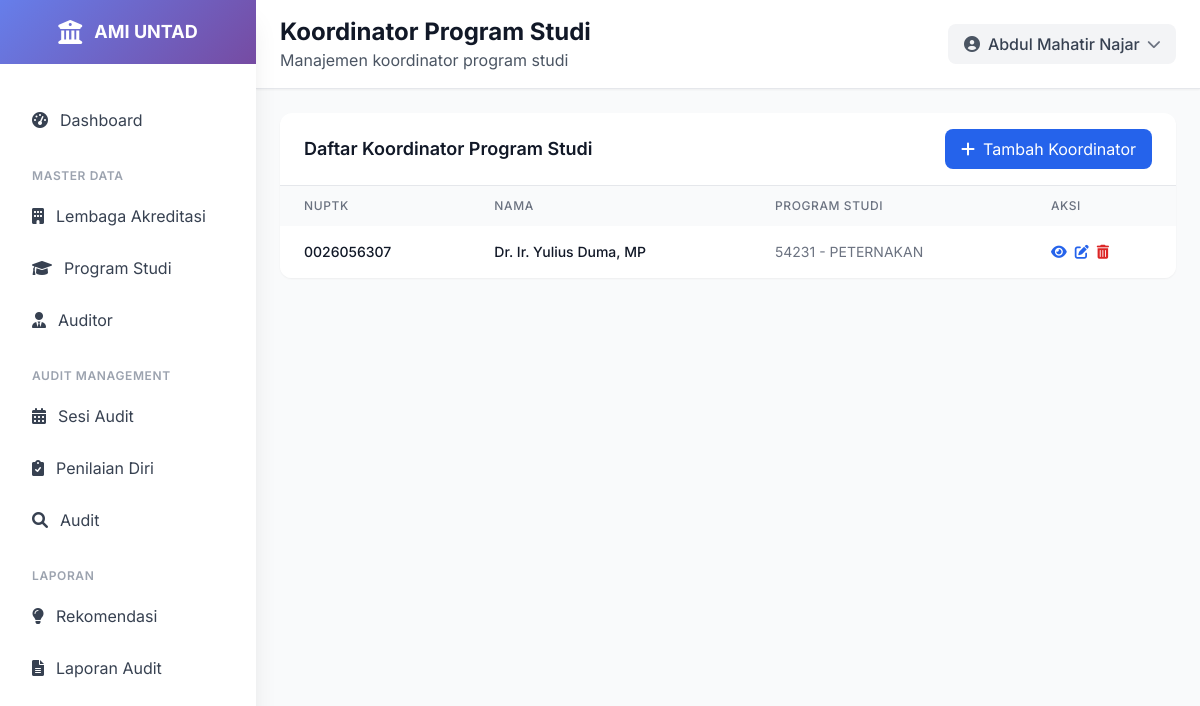
Page /koordinator/ (signed in) on the earlier database version.
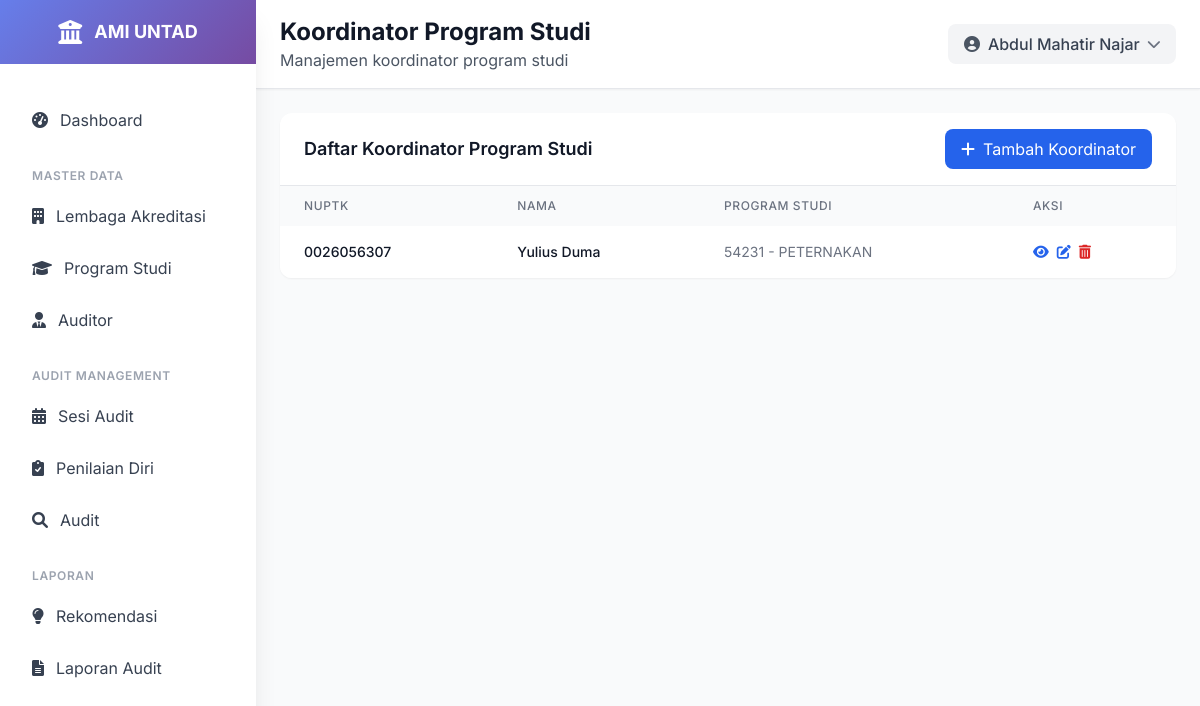
Same page on the later database version.
### ami/models.py (models this page shows, shortened)
class KoordinatorProgramStudi(models.Model):
    user = models.OneToOneField(User, on_delete=models.CASCADE)
    nuptk = models.CharField(max_length=20, unique=True)
    nama_lengkap = models.CharField(max_length=255)
    program_studi = models.ForeignKey(
        ProgramStudi,
        null=True,
        on_delete=models.SET_NULL,
        related_name='koordinators'
    )
    class Meta:
        verbose_name = "Koordinator Program Studi"
        verbose_name_plural = "Koordinator Program Studi"
        ordering = ['nama_lengkap']

class ProgramStudi(models.Model):
    lembaga_akreditasi = models.ForeignKey(LembagaAkreditasi, on_delete=models.PROTECT, related_name='program_studi')
    kode = models.CharField(max_length=10, unique=True)
    nama = models.CharField(max_length=255)
    fakultas = models.CharField(max_length=200, choices=[
        ('FKIP', 'FKIP'),
        ('FISIP', 'FISIP'),
        ('FEB', 'FEB'),
        ('FAKUM', 'FAKUM'),
        ('FAPERTA', 'FAPERTA'),
        ('FATEK', 'FATEK'),
        ('FMIPA', 'FMIPA'),
        ('FAHUT', 'FAHUT'),
        ('FK', 'FK'),
        ('FAPETKAN', 'FAPETKAN'),
        ('FKM', 'FKM'),
        ('Pascasarjana', 'Pascasarjana'),
    ])
    jenjang = models.CharField(max_length=50, choices=[
        ('D3', 'Diploma 3'),
        ('D4', 'Diploma 4'),
        ('S1', 'Sarjana'),
        ('S2', 'Magister'),
        ('S3', 'Doktor'),
    ])
    akreditasi = models.CharField(max_length=50, blank=True, null=True, choices=[
        ('unggul', 'UNGGUL'),
        ('baik_sekali', 'BAIK SEKALI'),
        ('baik', 'BAIK'),
        ('A', 'A'),
        ('B', 'B'),
        ('C', 'C'),
        ('belum', 'Belum Terakreditasi')
    ] )
    tanggal_akreditasi = models.DateField(blank=True, null=True)
    class Meta:
        verbose_name = "Program Studi"
        verbose_name_plural = "Program Studi"
        ordering = ['kode']

### ami/views.py (the view)
# urls.py: path('koordinator/', views.koordinator_list, name='koordinator_list'),
@login_required
def koordinator_list(request):
    koordinators = KoordinatorProgramStudi.objects.select_related('user', 'program_studi').all().order_by('nama_lengkap')
    paginator = Paginator(koordinators, 10)
    page_number = request.GET.get('page')
    koordinator_list = paginator.get_page(page_number)
    return render(request, 'ami/koordinator_list.html', {
        'koordinator_list': koordinator_list
    })

### templates/ami/koordinator_list.html (shortened to what this page needs)
{% extends 'base.html' %}
{% load static %}
{% block page_title %}Koordinator Program Studi{% endblock %}
{% block page_subtitle %}Manajemen koordinator program studi{% endblock %}
{% block content %}
<div class="p-4 lg:p-6">
    <div class="bg-white rounded-xl shadow-sm overflow-hidden">
        <div class="px-4 lg:px-6 py-4 border-b border-gray-200 flex flex-col sm:flex-row sm:justify-between sm:items-center space-y-2 sm:space-y-0">
            <h3 class="text-lg font-semibold text-gray-900">Daftar Koordinator Program Studi</h3>
            <div class="flex flex-col sm:flex-row space-y-2 sm:space-y-0 sm:space-x-2 w-full sm:w-auto">
                <a href="{% url 'ami:koordinator_create' %}" class="bg-blue-600 hover:bg-blue-700 text-white px-4 py-2 rounded-lg flex items-center justify-center w-full sm:w-auto">
                    <i class="fas fa-plus mr-2"></i> Tambah Koordinator
                </a>
            </div>
        </div>
        <div class="overflow-x-auto">
            <table class="w-full">
                <thead class="bg-gray-50">
                    <tr>
                        <th class="px-3 lg:px-6 py-3 text-left text-xs font-medium text-gray-500 uppercase tracking-wider">NUPTK</th>
                        <th class="px-3 lg:px-6 py-3 text-left text-xs font-medium text-gray-500 uppercase tracking-wider">Nama</th>
                        <th class="px-3 lg:px-6 py-3 text-left text-xs font-medium text-gray-500 uppercase tracking-wider hidden md:table-cell">Program Studi</th>
                        <th class="px-3 lg:px-6 py-3 text-left text-xs font-medium text-gray-500 uppercase tracking-wider">Aksi</th>
                    </tr>
                </thead>
                <tbody class="bg-white divide-y divide-gray-200">
                    {% for koordinator in koordinator_list %}
                    <tr class="hover:bg-gray-50 transition-colors">
                        <td class="px-3 lg:px-6 py-4 whitespace-nowrap">
                            <div class="text-xs lg:text-sm font-medium text-gray-900">{{ koordinator.nuptk }}</div>
                        </td>
                        <td class="px-3 lg:px-6 py-4 whitespace-nowrap">
                            <div class="text-xs lg:text-sm font-medium text-gray-900">{{ koordinator.nama_lengkap }}</div>
                        </td>
                        <td class="px-3 lg:px-6 py-4 whitespace-nowrap text-xs lg:text-sm text-gray-500 hidden md:table-cell">
                            {{ koordinator.program_studi.kode }} - {{ koordinator.program_studi.nama }}
                        </td>
                        <td class="px-3 lg:px-6 py-4 whitespace-nowrap text-xs lg:text-sm font-medium">
                            <div class="flex flex-wrap gap-2">
                                <a href="{% url 'ami:koordinator_detail' koordinator.pk %}" class="text-blue-600 hover:text-blue-900">
                                    <i class="fas fa-eye"></i>
                                </a>
                                <a href="{% url 'ami:koordinator_update' koordinator.pk %}" class="text-blue-600 hover:text-blue-900">
                                    <i class="fas fa-edit"></i>
                                </a>
                                <a href="{% url 'ami:koordinator_delete' koordinator.pk %}" class="text-red-600 hover:text-red-900">
                                    <i class="fas fa-trash-alt"></i>
                                </a>
                            </div>
                        </td>
                    </tr>
                    {% empty %}
                    <tr>
                        <td colspan="4" class="px-4 lg:px-6 py-4 text-center text-gray-500 text-sm">Tidak ada koordinator yang terdaftar</td>
                    </tr>
                    {% endfor %}
                </tbody>
            </table>
        </div>
    </div>
</div>
{% endblock %}

Differences in the rows shown:
removed KoordinatorProgramStudi: nuptk "0026056307", nama_lengkap "Dr. Ir. Yulius Duma, MP", program_studi.kode "54231", program_studi.nama "PETERNAKAN"
added KoordinatorProgramStudi: nuptk "0026056307", nama_lengkap "Yulius Duma", program_studi.kode "54231", program_studi.nama "PETERNAKAN"
